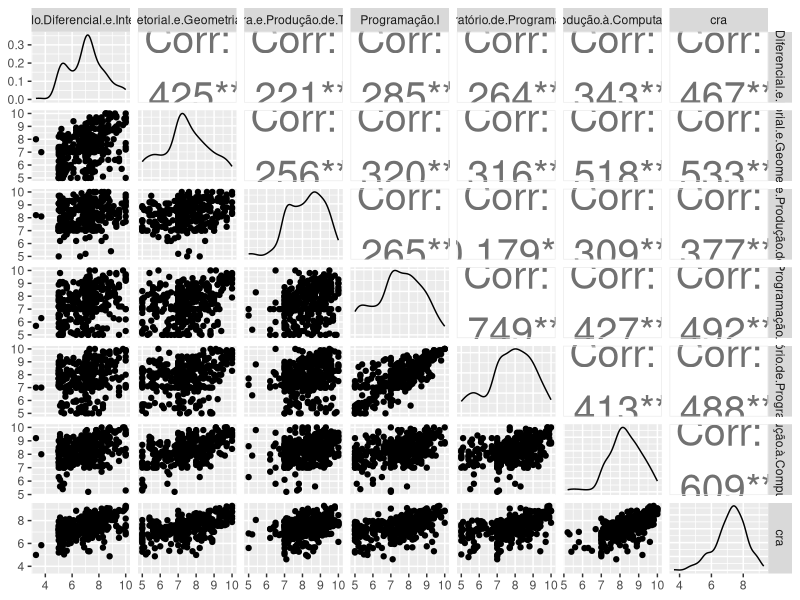
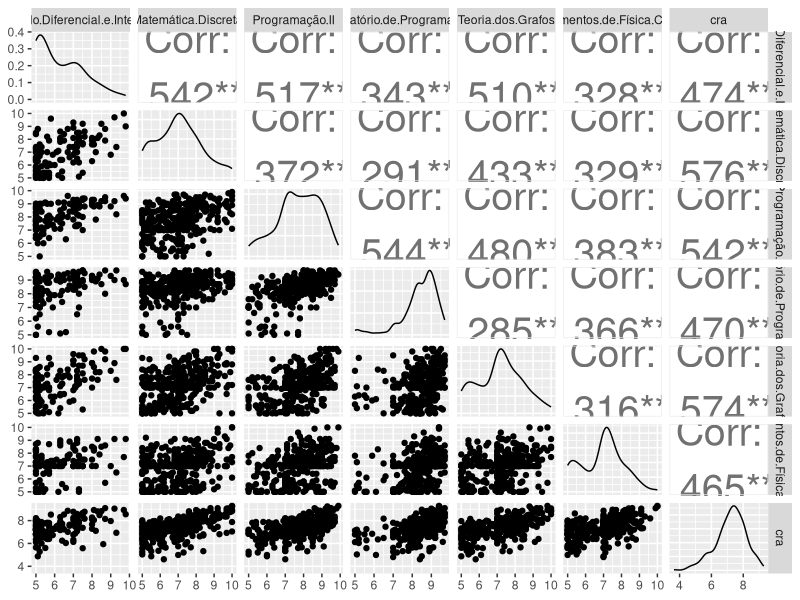
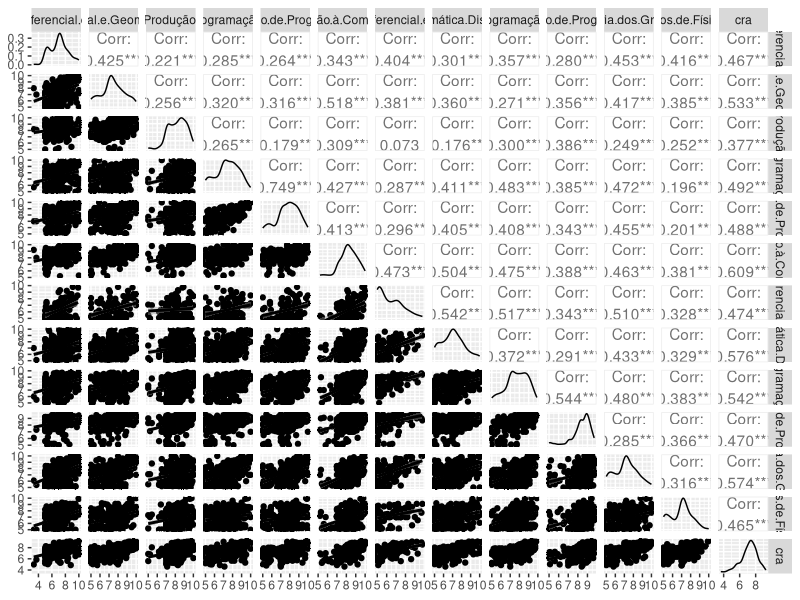

The R source for these figures, in order: (Note: this script raises an error after producing the figures.)
## ---- chunk 1
knitr::opts_chunk$set(echo = TRUE)
library(GGally)
library(ggplot2)
## ---- chunk 2
graduados = read.csv("graduados_disciplinas.csv")

graduados = graduados[, c("Cálculo.Diferencial.e.Integral.I",  "Álgebra.Vetorial.e.Geometria.Analítica", "Leitura.e.Produção.de.Textos", "Programação.I", "Laboratório.de.Programação.I", "Introdução.à.Computação", "Cálculo.Diferencial.e.Integral.II", "Matemática.Discreta", "Programação.II", "Laboratório.de.Programação.II", "Teoria.dos.Grafos", "Fundamentos.de.Física.Clássica", "cra")]

graduados1 = graduados[, c("Cálculo.Diferencial.e.Integral.I",  "Álgebra.Vetorial.e.Geometria.Analítica", "Leitura.e.Produção.de.Textos", "Programação.I", "Laboratório.de.Programação.I", "Introdução.à.Computação", "cra")]

graduados2 = graduados[, c("Cálculo.Diferencial.e.Integral.II", "Matemática.Discreta", "Programação.II", "Laboratório.de.Programação.II", "Teoria.dos.Grafos", "Fundamentos.de.Física.Clássica", "cra")]

ggpairs(graduados1, upper = list(continuous = wrap("cor", size = 10)))
ggpairs(graduados2, upper = list(continuous = wrap("cor", size = 10))) 



my_fn <- function(data){
  p <- ggplot(data = data) + 
    geom_point() + 
    geom_smooth(method=lm, fill="blue", color="blue")
  p
}

ggpairs(graduados, lower = list(continuous = "smooth"))


## ---- chunk 3
# ggcorr(graduados1[, 2:8], geom = "circle", nbreaks = 5)
# ggcorr(graduados1[, 2:8], nbreaks = 5,  label = TRUE, label_size = 3, label_round = 2, label_alpha = TRUE)

## ---- chunk 4
graduados1 = na.omit(graduados1)
graduados2 = na.omit(graduados2)

rl1 = lm(graduados$cra ~ graduados$Cálculo.Diferencial.e.Integral.I + graduados$Álgebra.Vetorial.e.Geometria.Analítica + graduados$Leitura.e.Produção.de.Textos + graduados$Programação.I + graduados$Laboratório.de.Programação.I + graduados$Introdução.à.Computação)

rl2 = lm(graduados$cra ~ graduados$Cálculo.Diferencial.e.Integral.II + graduados$Matemática.Discreta + graduados$Programação.II + graduados$Laboratório.de.Programação.II + graduados$Teoria.dos.Grafos + graduados$Fundamentos.de.Física.Clássica)

rl3 = lm(cra ~ ., data = graduados)


summary(rl1)
summary(rl2)
summary(rl3)
## ---- chunk 5
graduados1 = graduados[, c("matricula", "Introdução.à.Computação", "cra")]

graduados2 = graduados[, c("matricula", "Matemática.Discreta", "Programação.II","cra")]

graduados1 = na.omit(graduados1)
graduados2 = na.omit(graduados2)

rl1 = lm(graduados1$cra ~  graduados1$Introdução.à.Computação)

rl2 = lm(graduados2$cra ~ graduados2$Matemática.Discreta + graduados2$Programação.II)

summary(rl1)
summary(rl2)

ggplot(graduados1, aes(graduados1$Introdução.à.Computação, graduados1$cra)) +  
  geom_point(alpha = 0.1, position = position_jitter(width = 0.3), color="purple4") + 
  labs(title="Previsão do modelo", x= "Nota em IC", y="CRA") +  
  geom_line(aes(y = predict(rl1, graduados1)), colour = "red")

ggplot(graduados1, aes(graduados1$Introdução.à.Computação, graduados1$cra)) +  
  geom_point(alpha = 0.1, position = position_jitter(width = 0.3), color="purple4") + 
  labs(title="Previsão do modelo", x= "Nota em IC", y="CRA") +  
  geom_line(aes(y = predict(rl1, graduados1)), colour = "red")
